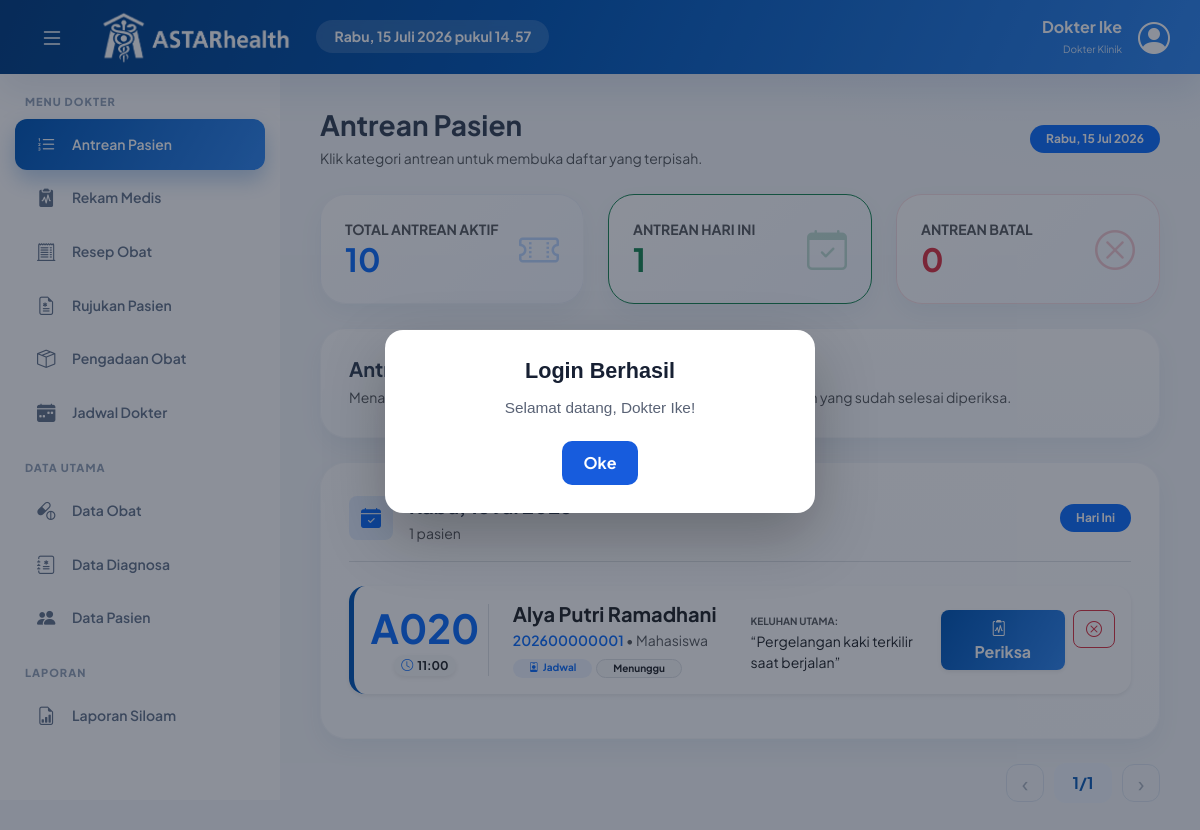
The page /dokter/index.php (signed in) on the database its author committed.
### tables this page shows
CREATE TABLE `rekam_medis` (
  `id_rekam_medis` varchar(6) NOT NULL,
  `id_pasien` varchar(6) DEFAULT NULL,
  `id_staff` varchar(6) DEFAULT NULL,
  `id_diagnosa` varchar(6) DEFAULT NULL,
  `no_antrian` varchar(10) NOT NULL,
  `tgl_kunjungan` date DEFAULT NULL,
  `waktu_booking` time DEFAULT NULL,
  `keluhan` text DEFAULT NULL,
  `hasil_pemeriksaan` text DEFAULT NULL,
  `status` enum('Menunggu','Darurat','Diproses','Selesai','Batal') NOT NULL DEFAULT 'Menunggu',
  `jenis_antrean` enum('Langsung','Jadwal') NOT NULL DEFAULT 'Langsung'
);

CREATE TABLE `pasienm` (
  `id_pasien` varchar(6) NOT NULL,
  `id_user` varchar(6) DEFAULT NULL,
  `no_identitas` varchar(30) DEFAULT NULL,
  `nama_pasien` varchar(100) DEFAULT NULL,
  `jenis_kelamin` enum('L','P') DEFAULT NULL,
  `kategori_pasien` enum('Mahasiswa','Pegawai','Virtus','Sigap','Tamu') DEFAULT NULL,
  `unit_prodi` varchar(100) DEFAULT NULL,
  `alamat` varchar(255) DEFAULT NULL,
  `no_hp` varchar(20) DEFAULT NULL
);

### dokter/pages/transaksi/antrean.php (shortened to what this page needs)
<?php
function namaHariAntreanIndonesia(string $tanggal): string
{
    $namaHari = [
        'Sunday' => 'Minggu', 'Monday' => 'Senin', 'Tuesday' => 'Selasa',
        'Wednesday' => 'Rabu', 'Thursday' => 'Kamis', 'Friday' => 'Jumat', 'Saturday' => 'Sabtu',
    ];
    $timestamp = strtotime($tanggal);
    return $timestamp ? ($namaHari[date('l', $timestamp)] ?? '-') : '-';
}
function kategoriTanggalAntrean(string $tanggal, string $view): array
{
    $hariIni = date('Y-m-d');
    if ($tanggal === $hariIni) return ['Hari Ini', 'primary', 'bi-calendar-check-fill'];
    return ['Hari Sebelumnya', 'secondary', 'bi-calendar2-week'];
}
$statusSchemaError = '';
$view = (string) ($_GET['view'] ?? 'hari_ini');
$doctorSafe = mysqli_real_escape_string($conn, $id_dokter);
$doctorCondition = "(rm.id_staff = '$doctorSafe' OR rm.id_staff IS NULL OR rm.id_staff = '')";
$activeStatuses = "rm.status IN ('Menunggu','Darurat','Diproses')";
$countActiveQuery = mysqli_query($conn, "SELECT COUNT(*) total FROM rekam_medis rm WHERE $doctorCondition AND $activeStatuses");
$countTodayQuery = mysqli_query($conn, "SELECT COUNT(*) total FROM rekam_medis rm WHERE $doctorCondition AND rm.tgl_kunjungan = CURDATE() AND rm.status <> 'Batal'");
$countCancelledQuery = mysqli_query($conn, "SELECT COUNT(*) total FROM rekam_medis rm WHERE $doctorCondition AND rm.status = 'Batal'");
$activeCountRow = $countActiveQuery ? mysqli_fetch_assoc($countActiveQuery) : [];
$todayCountRow = $countTodayQuery ? mysqli_fetch_assoc($countTodayQuery) : [];
$cancelledCountRow = $countCancelledQuery ? mysqli_fetch_assoc($countCancelledQuery) : [];
$totalAktif = (int) ($activeCountRow['total'] ?? 0);
$totalHariIni = (int) ($todayCountRow['total'] ?? 0);
$totalBatal = (int) ($cancelledCountRow['total'] ?? 0);
if ($view === 'batal') {
    $viewCondition = "rm.status = 'Batal'";
    $viewTitle = 'Daftar Antrean Batal';
    $viewDescription = 'Menampilkan antrean yang dibatalkan oleh dokter.';
} elseif ($view === 'aktif') {
    $viewCondition = "$activeStatuses";
    $viewTitle = 'Total Antrean Aktif';
    $viewDescription = 'Menampilkan seluruh antrean yang masih aktif dan belum selesai atau dibatalkan.';
} else {
    $viewCondition = "rm.tgl_kunjungan = CURDATE() AND rm.status <> 'Batal'";
    $viewTitle = 'Antrean Hari Ini';
    $viewDescription = 'Menampilkan seluruh antrean hari ini, baik yang belum diperiksa maupun yang sudah selesai diperiksa.';
}
$qAntrean = mysqli_query(
    $conn,
    "SELECT rm.*, p.nama_pasien, p.no_identitas, p.kategori_pasien, p.unit_prodi
     FROM rekam_medis rm
     LEFT JOIN pasienm p ON rm.id_pasien = p.id_pasien
     WHERE $doctorCondition AND $viewCondition
     ORDER BY rm.tgl_kunjungan DESC,
              CASE WHEN rm.status = 'Darurat' THEN 0 WHEN rm.status = 'Diproses' THEN 1 ELSE 2 END,
              rm.waktu_booking ASC,
              CAST(SUBSTRING(rm.no_antrian, 2) AS UNSIGNED) ASC"
);
$antreanSemua = [];
$queryAntreanError = $statusSchemaError;
if (!$qAntrean) {
    $queryAntreanError = mysqli_error($conn);
} else {
    while ($rowAntrean = mysqli_fetch_assoc($qAntrean)) $antreanSemua[] = $rowAntrean;
}
$kelompokTanggal = [];
foreach ($antreanSemua as $itemAntrean) {
    $tanggalAntrean = (string) ($itemAntrean['tgl_kunjungan'] ?? '');
    $keyTanggal = $tanggalAntrean !== '' ? $tanggalAntrean : 'tanpa-tanggal';
    $kelompokTanggal[$keyTanggal][] = $itemAntrean;
}
?>
<div class="d-flex flex-wrap justify-content-between align-items-center gap-3 mb-4">
    <div>
        <h3 class="fw-bold mb-1">Antrean Pasien</h3>
        <small class="text-muted">Klik kategori antrean untuk membuka daftar yang terpisah.</small>
    </div>
    <div class="d-flex gap-2 align-items-center">
        <span class="badge bg-primary px-3 py-2 rounded-pill"><?= e(hariIniIndonesia()) ?>, <?= date('d M Y') ?></span>
    </div>
</div>
<div class="row g-4 mb-4 no-print">
    <div class="col-md-4">
        <a href="index.php?page=antrean&view=aktif" class="text-decoration-none">
            <div class="stat-card <?= $view === 'aktif' ? 'border border-primary' : '' ?>" style="cursor:pointer;">
                <div><div class="small text-muted fw-bold">TOTAL ANTREAN AKTIF</div><div class="h2 fw-bold text-primary mb-0"><?= $totalAktif ?></div></div>
                <i class="bi bi-ticket-perforated fs-1 text-primary opacity-25"></i>
            </div>
        </a>
    </div>
    <div class="col-md-4">
        <a href="index.php?page=antrean&view=hari_ini" class="text-decoration-none">
            <div class="stat-card success <?= $view === 'hari_ini' ? 'border border-success' : '' ?>" style="cursor:pointer;">
                <div><div class="small text-muted fw-bold">ANTREAN HARI INI</div><div class="h2 fw-bold text-success mb-0"><?= $totalHariIni ?></div></div>
                <i class="bi bi-calendar-check fs-1 text-success opacity-25"></i>
            </div>
        </a>
    </div>
    <div class="col-md-4">
        <a href="index.php?page=antrean&view=batal" class="text-decoration-none">
            <div class="stat-card danger <?= $view === 'batal' ? 'border border-danger' : '' ?>" style="cursor:pointer;">
                <div><div class="small text-muted fw-bold">ANTREAN BATAL</div><div class="h2 fw-bold text-danger mb-0"><?= $totalBatal ?></div></div>
                <i class="bi bi-x-circle fs-1 text-danger opacity-25"></i>
            </div>
        </a>
    </div>
</div>
<div id="printAntreanHistory">
    <div class="data-container mb-4">
        <h5 class="fw-bold mb-1"><?= e($viewTitle) ?></h5>
        <small class="text-muted"><?= e($viewDescription) ?></small>
    </div>
<?php if ($queryAntreanError !== ''): ?>
    <div class="data-container text-center py-5">
        <i class="bi bi-exclamation-triangle text-danger" style="font-size:3rem;"></i>
        <h5 class="fw-bold mt-3">Data antrean gagal dimuat</h5>
        <p class="text-muted mb-0"><?= e($queryAntreanError) ?></p>
    </div>
<?php else: ?>
    <div data-astar-list-pagination>
    <?php foreach ($kelompokTanggal as $tanggalKelompok => $daftarAntrean): ?>
        <?php
        $tanggalAsli = $tanggalKelompok === 'tanpa-tanggal' ? '' : $tanggalKelompok;
        [$kategoriHari, $warnaHari, $ikonHari] = kategoriTanggalAntrean($tanggalAsli, $view);
        $judulTanggal = $tanggalAsli !== ''
            ? namaHariAntreanIndonesia($tanggalAsli) . ', ' . date('d M Y', strtotime($tanggalAsli))
            : 'Tanggal tidak tersedia';
        ?>
        <section class="data-container mb-4" data-astar-pagination-group>
            <div class="d-flex flex-wrap justify-content-between align-items-center gap-2 mb-4 pb-3 border-bottom">
                <div class="d-flex align-items-center gap-3">
                    <div class="rounded-3 bg-<?= e($warnaHari) ?> bg-opacity-10 text-<?= e($warnaHari) ?> d-flex align-items-center justify-content-center" style="width:44px;height:44px;"><i class="bi <?= e($ikonHari) ?> fs-5"></i></div>
                    <div><div class="fw-bold fs-5"><?= e($judulTanggal) ?></div><small class="text-muted"><?= count($daftarAntrean) ?> pasien</small></div>
                </div>
                <span class="badge rounded-pill bg-<?= e($warnaHari) ?> px-3 py-2"><?= e($kategoriHari) ?></span>
            </div>
            <div class="row">
            <?php foreach ($daftarAntrean as $r): ?>
                <?php
                $pasienTersedia = !empty($r['nama_pasien']);
                $status = (string) ($r['status'] ?? 'Menunggu');
                $warnaStatus = $status === 'Batal' ? '#dc3545' : ($status === 'Selesai' ? '#198754' : ($status === 'Darurat' ? '#dc3545' : ($status === 'Diproses' ? '#f59e0b' : '#0057B8')));
                ?>
                <div class="col-12 mb-3" data-astar-pagination-item>
                    <div class="card border-0 shadow-sm rounded-4 overflow-hidden position-relative" style="border-left:5px solid <?= e($warnaStatus) ?> !important;">
                        <div class="card-body p-3">
                            <div class="row align-items-center g-3">
                                <div class="col-md-2 text-center border-end">
                                    <div class="display-6 fw-bold text-primary mb-0"><?= e($r['no_antrian'] ?: '-') ?></div>
                                    <div class="badge bg-light text-dark rounded-pill shadow-sm"><i class="bi bi-clock me-1 text-primary"></i><?= !empty($r['waktu_booking']) ? e(substr($r['waktu_booking'], 0, 5)) : '-' ?></div>
                                </div>
                                <div class="col-md-4 ps-md-4">
                                    <div class="d-flex flex-wrap align-items-center gap-2 mb-1">
                                        <h5 class="fw-bold mb-0 text-dark"><?= e($pasienTersedia ? $r['nama_pasien'] : 'Data pasien tidak ditemukan') ?></h5>
                                    </div>
                                    <div class="text-muted small"><span class="text-primary fw-600"><?= e($r['no_identitas'] ?? '-') ?></span> • <?= e($r['kategori_pasien'] ?? '-') ?></div>
                                    <div class="mt-2 d-flex flex-wrap gap-1">
                                        <span class="badge bg-soft-primary text-primary rounded-pill px-3" style="font-size:10px;background-color:#eef4ff;"><i class="bi bi-person-badge me-1"></i><?= e($r['jenis_antrean'] ?? '-') ?></span>
                                        <span class="badge bg-light text-dark border rounded-pill px-3" style="font-size:10px;"><?= e($status) ?></span>
                                    </div>
                                </div>
                                <div class="col-md-3"><label class="small fw-bold text-muted text-uppercase" style="font-size:10px;">Keluhan Utama:</label><p class="small text-dark mb-0">“<?= e($r['keluhan'] ?: '-') ?>”</p></div>
                                <div class="col-md-3 text-end no-print">
                                    <div class="d-flex gap-2 justify-content-end">
                                    <?php if (in_array($status, ['Menunggu', 'Darurat', 'Diproses'], true) && $pasienTersedia && !empty($r['id_staff'])): ?>
                                        <button class="btn btn-primary rounded-3 px-4 fw-bold shadow-sm" data-bs-toggle="modal" data-bs-target="#modalPeriksa<?= e($r['id_rekam_medis']) ?>"><i class="bi bi-clipboard2-pulse me-2"></i>Periksa</button>
                                    <?php endif; ?>
                                    <?php if (in_array($status, ['Menunggu', 'Darurat', 'Diproses'], true)): ?>
                                        <form method="POST" class="js-swal-confirm" data-swal-title="Batalkan Antrean?" data-swal-text="Antrean akan dipindahkan ke daftar Antrean Batal dan riwayatnya tetap disimpan." data-swal-confirm="Ya, Batalkan">
                                            <button type="submit" name="batal_antrean" class="btn btn-outline-danger rounded-3" title="Batalkan antrean"><i class="bi bi-x-circle"></i></button>
                                        </form>
                                    <?php endif; ?>
                                    </div>
                                </div>
                            </div>
                        </div>
                    </div>
                </div>
            <?php endforeach; ?>
            </div>
        </section>
    <?php endforeach; ?>
    </div>
<?php endif; ?>
</div>

### dokter/index.php (style rules this page uses)
:root { --astar-blue: #0057B8; --astar-blue-light: #2E86F0; --astar-blue-deep: #003D82; --astar-soft: #eef4ff; --astar-mist: #dbe9ff; --danger-soft: #fff1f2; --r-sm: 12px; --r-md: 18px; --r-lg: 26px; --shadow-soft: 0 16px 36px rgba(15, 61, 130, 0.10); --shadow-card: 0 10px 24px rgba(15, 61, 130, 0.06); }
* { scrollbar-width: thin; scrollbar-color: var(--astar-mist) transparent; }
body { font-family: 'Plus Jakarta Sans', sans-serif; background: radial-gradient(1200px 600px at 100% -10%, #eaf2ff 0%, #f4f7fa 45%) fixed; color: #334155; }
.data-container { background: linear-gradient(180deg, #ffffff 0%, #fbfdff 100%); border-radius: var(--r-lg); padding: 28px; border: 1px solid rgba(15,61,130,0.04); box-shadow: var(--shadow-card); }
.stat-card { background: linear-gradient(135deg, #ffffff 0%, var(--astar-soft) 160%); border-radius: var(--r-lg); padding: 24px; border: 1px solid rgba(15,61,130,0.05); box-shadow: var(--shadow-card); display: flex; align-items: center; justify-content: space-between; height: 100%; transition: 0.3s; }
.stat-card.danger { border-color: rgba(220,53,69,0.15); }
.stat-card.success { border-color: rgba(25,135,84,0.15); }
.btn { border-radius: var(--r-sm); }
.btn-primary { background: linear-gradient(120deg, var(--astar-blue), var(--astar-blue-light)); border: none; box-shadow: 0 10px 22px rgba(0,87,184,0.25); }
.bg-soft-primary { background-color: var(--astar-soft); color: var(--astar-blue); }
.fw-600 { font-weight: 600; }

### rows shown on the page
rekam_medis: no_antrian "A020", waktu_booking "11:00", id_pasien.nama_pasien "Alya Putri Ramadhani", id_pasien.no_identitas "202600000001", id_pasien.kategori_pasien "Mahasiswa", jenis_antrean "Jadwal", status "Menunggu", keluhan "Pergelangan kaki terkilir saat berjalan"

### other values the page prints
$doctor_name "Dokter Ike"
hariIniIndonesia() "Rabu"
$totalAktif "10"
$totalHariIni "1"
$totalBatal "0"
count($daftarAntrean) "1"
$kategoriHari "Hari Ini"
